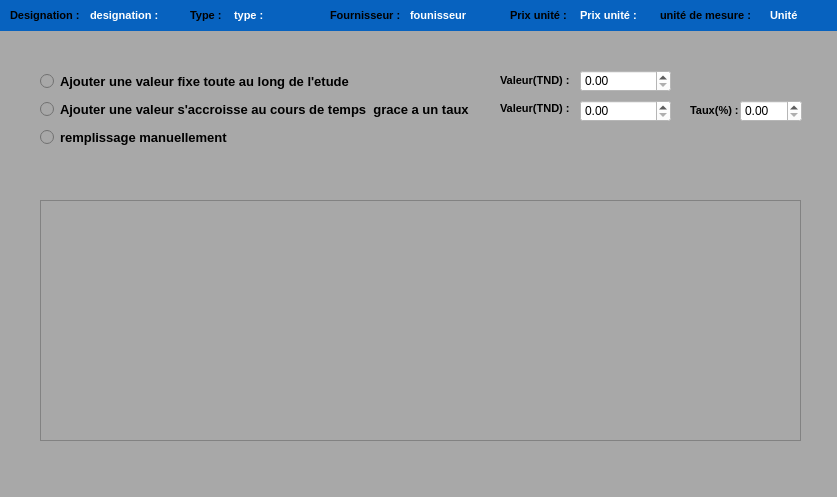
<?xml version="1.0" encoding="UTF-8"?>
<ui version="4.0">
 <class>Investissement</class>
 <widget class="QWidget" name="Investissement">
  <property name="geometry">
   <rect>
    <x>0</x>
    <y>0</y>
    <width>837</width>
    <height>497</height>
   </rect>
  </property>
  <property name="windowTitle">
   <string>Form</string>
  </property>
  <property name="styleSheet">
   <string notr="true">background-color:rgb(168, 168, 168);</string>
  </property>
  <widget class="QWidget" name="widget" native="true">
   <property name="geometry">
    <rect>
     <x>0</x>
     <y>0</y>
     <width>841</width>
     <height>531</height>
    </rect>
   </property>
   <widget class="QTableView" name="tableView">
    <property name="geometry">
     <rect>
      <x>40</x>
      <y>200</y>
      <width>761</width>
      <height>241</height>
     </rect>
    </property>
   </widget>
   <widget class="QWidget" name="verticalLayoutWidget">
    <property name="geometry">
     <rect>
      <x>40</x>
      <y>70</y>
      <width>429</width>
      <height>80</height>
     </rect>
    </property>
    <layout class="QVBoxLayout" name="verticalLayout">
     <item>
      <widget class="QRadioButton" name="radioButton">
       <property name="font">
        <font>
         <family>Segoe UI</family>
         <pointsize>10</pointsize>
         <weight>75</weight>
         <bold>true</bold>
        </font>
       </property>
       <property name="text">
        <string>Ajouter une valeur fixe toute au long de l'etude</string>
       </property>
      </widget>
     </item>
     <item>
      <widget class="QRadioButton" name="radioButton_2">
       <property name="font">
        <font>
         <family>Segoe UI</family>
         <pointsize>10</pointsize>
         <weight>75</weight>
         <italic>false</italic>
         <bold>true</bold>
        </font>
       </property>
       <property name="text">
        <string>Ajouter une valeur s'accroisse au cours de temps  grace a un taux</string>
       </property>
      </widget>
     </item>
     <item>
      <widget class="QRadioButton" name="radioButton_3">
       <property name="font">
        <font>
         <family>Segoe UI</family>
         <pointsize>10</pointsize>
         <weight>75</weight>
         <bold>true</bold>
        </font>
       </property>
       <property name="text">
        <string>remplissage manuellement </string>
       </property>
      </widget>
     </item>
    </layout>
   </widget>
   <widget class="QLabel" name="label">
    <property name="geometry">
     <rect>
      <x>500</x>
      <y>70</y>
      <width>71</width>
      <height>20</height>
     </rect>
    </property>
    <property name="font">
     <font>
      <family>Segoe UI</family>
      <pointsize>8</pointsize>
      <weight>75</weight>
      <bold>true</bold>
     </font>
    </property>
    <property name="text">
     <string>Valeur(TND) :</string>
    </property>
   </widget>
   <widget class="QLabel" name="label_2">
    <property name="geometry">
     <rect>
      <x>500</x>
      <y>100</y>
      <width>71</width>
      <height>16</height>
     </rect>
    </property>
    <property name="font">
     <font>
      <family>Segoe UI</family>
      <pointsize>8</pointsize>
      <weight>75</weight>
      <bold>true</bold>
     </font>
    </property>
    <property name="text">
     <string>Valeur(TND) :</string>
    </property>
   </widget>
   <widget class="QLabel" name="label_3">
    <property name="geometry">
     <rect>
      <x>690</x>
      <y>100</y>
      <width>51</width>
      <height>20</height>
     </rect>
    </property>
    <property name="font">
     <font>
      <family>Segoe UI</family>
      <pointsize>8</pointsize>
      <weight>75</weight>
      <bold>true</bold>
     </font>
    </property>
    <property name="text">
     <string>Taux(%) :</string>
    </property>
   </widget>
   <widget class="QDoubleSpinBox" name="doubleSpinBox">
    <property name="geometry">
     <rect>
      <x>580</x>
      <y>70</y>
      <width>91</width>
      <height>22</height>
     </rect>
    </property>
    <property name="styleSheet">
     <string notr="true">background-color:rgb(255, 255, 255);</string>
    </property>
    <property name="maximum">
     <double>1000000000.000000000000000</double>
    </property>
   </widget>
   <widget class="QDoubleSpinBox" name="doubleSpinBox_2">
    <property name="geometry">
     <rect>
      <x>580</x>
      <y>100</y>
      <width>91</width>
      <height>22</height>
     </rect>
    </property>
    <property name="styleSheet">
     <string notr="true">background-color:rgb(255, 255, 255);</string>
    </property>
    <property name="maximum">
     <double>1000000000.000000000000000</double>
    </property>
   </widget>
   <widget class="QDoubleSpinBox" name="doubleSpinBox_3">
    <property name="geometry">
     <rect>
      <x>740</x>
      <y>100</y>
      <width>62</width>
      <height>22</height>
     </rect>
    </property>
    <property name="styleSheet">
     <string notr="true">background-color:rgb(255, 255, 255);</string>
    </property>
    <property name="maximum">
     <double>100.000000000000000</double>
    </property>
   </widget>
   <widget class="QWidget" name="widget_2" native="true">
    <property name="geometry">
     <rect>
      <x>0</x>
      <y>0</y>
      <width>841</width>
      <height>31</height>
     </rect>
    </property>
    <property name="styleSheet">
     <string notr="true">background-color:rgb(7,98,191)</string>
    </property>
    <widget class="QLabel" name="uiDesignation">
     <property name="geometry">
      <rect>
       <x>90</x>
       <y>7</y>
       <width>91</width>
       <height>16</height>
      </rect>
     </property>
     <property name="font">
      <font>
       <family>Segoe UI</family>
       <pointsize>8</pointsize>
       <weight>75</weight>
       <bold>true</bold>
      </font>
     </property>
     <property name="styleSheet">
      <string notr="true">color:rgb(255, 255, 255);</string>
     </property>
     <property name="text">
      <string>designation :</string>
     </property>
    </widget>
    <widget class="QLabel" name="label_5">
     <property name="geometry">
      <rect>
       <x>190</x>
       <y>7</y>
       <width>41</width>
       <height>16</height>
      </rect>
     </property>
     <property name="font">
      <font>
       <family>Segoe UI</family>
       <pointsize>8</pointsize>
       <weight>75</weight>
       <bold>true</bold>
      </font>
     </property>
     <property name="text">
      <string>Type :</string>
     </property>
    </widget>
    <widget class="QLabel" name="uiType">
     <property name="geometry">
      <rect>
       <x>234</x>
       <y>7</y>
       <width>91</width>
       <height>16</height>
      </rect>
     </property>
     <property name="font">
      <font>
       <family>Segoe UI</family>
       <pointsize>8</pointsize>
       <weight>75</weight>
       <bold>true</bold>
      </font>
     </property>
     <property name="styleSheet">
      <string notr="true">color:rgb(255, 255, 255);</string>
     </property>
     <property name="text">
      <string>type :</string>
     </property>
    </widget>
    <widget class="QLabel" name="label_7">
     <property name="geometry">
      <rect>
       <x>330</x>
       <y>7</y>
       <width>71</width>
       <height>16</height>
      </rect>
     </property>
     <property name="font">
      <font>
       <family>Segoe UI</family>
       <pointsize>8</pointsize>
       <weight>75</weight>
       <bold>true</bold>
      </font>
     </property>
     <property name="text">
      <string>Fournisseur :</string>
     </property>
    </widget>
    <widget class="QLabel" name="label_8">
     <property name="geometry">
      <rect>
       <x>10</x>
       <y>7</y>
       <width>71</width>
       <height>16</height>
      </rect>
     </property>
     <property name="font">
      <font>
       <family>Segoe UI</family>
       <pointsize>8</pointsize>
       <weight>75</weight>
       <bold>true</bold>
      </font>
     </property>
     <property name="text">
      <string>Designation :</string>
     </property>
    </widget>
    <widget class="QLabel" name="uiFournisseur">
     <property name="geometry">
      <rect>
       <x>410</x>
       <y>7</y>
       <width>91</width>
       <height>16</height>
      </rect>
     </property>
     <property name="font">
      <font>
       <family>Segoe UI</family>
       <pointsize>8</pointsize>
       <weight>75</weight>
       <bold>true</bold>
      </font>
     </property>
     <property name="styleSheet">
      <string notr="true">color:rgb(255, 255, 255);</string>
     </property>
     <property name="text">
      <string>founisseur</string>
     </property>
    </widget>
    <widget class="QLabel" name="label_10">
     <property name="geometry">
      <rect>
       <x>510</x>
       <y>7</y>
       <width>61</width>
       <height>16</height>
      </rect>
     </property>
     <property name="font">
      <font>
       <family>Segoe UI</family>
       <pointsize>8</pointsize>
       <weight>75</weight>
       <bold>true</bold>
      </font>
     </property>
     <property name="text">
      <string>Prix unité :</string>
     </property>
    </widget>
    <widget class="QLabel" name="uiPrix">
     <property name="geometry">
      <rect>
       <x>580</x>
       <y>7</y>
       <width>71</width>
       <height>16</height>
      </rect>
     </property>
     <property name="font">
      <font>
       <family>Segoe UI</family>
       <pointsize>8</pointsize>
       <weight>75</weight>
       <bold>true</bold>
      </font>
     </property>
     <property name="styleSheet">
      <string notr="true">color:rgb(255, 255, 255);</string>
     </property>
     <property name="text">
      <string>Prix unité :</string>
     </property>
    </widget>
    <widget class="QLabel" name="label_12">
     <property name="geometry">
      <rect>
       <x>660</x>
       <y>7</y>
       <width>101</width>
       <height>16</height>
      </rect>
     </property>
     <property name="font">
      <font>
       <family>Segoe UI</family>
       <pointsize>8</pointsize>
       <weight>75</weight>
       <bold>true</bold>
      </font>
     </property>
     <property name="text">
      <string>unité de mesure :</string>
     </property>
    </widget>
    <widget class="QLabel" name="uiUnite">
     <property name="geometry">
      <rect>
       <x>770</x>
       <y>7</y>
       <width>41</width>
       <height>16</height>
      </rect>
     </property>
     <property name="font">
      <font>
       <family>Segoe UI</family>
       <pointsize>8</pointsize>
       <weight>75</weight>
       <bold>true</bold>
      </font>
     </property>
     <property name="styleSheet">
      <string notr="true">color:rgb(255, 255, 255);</string>
     </property>
     <property name="text">
      <string>Unité</string>
     </property>
    </widget>
   </widget>
  </widget>
 </widget>
 <resources/>
 <connections/>
</ui>
